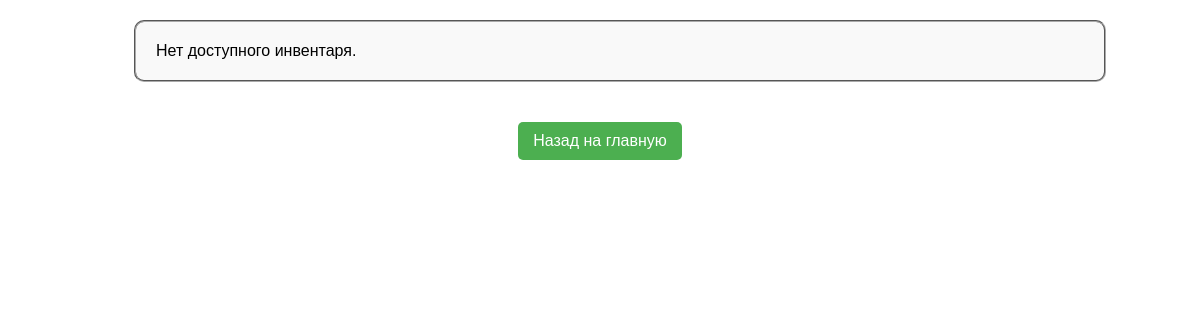
/inventory/owned_inventory/ (signed in), run on an earlier commit of the app's database.
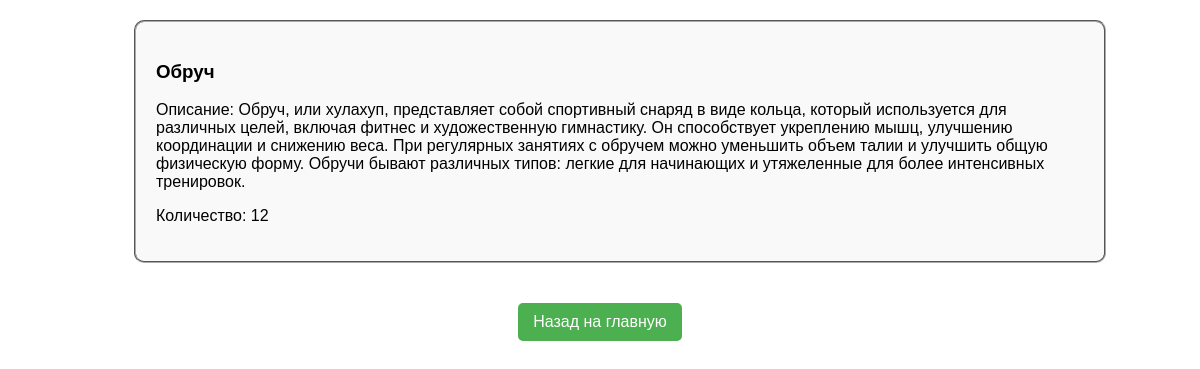
And on a later commit of the database.
### invpage/models.py (models this page shows, shortened)
class Ownership(models.Model):
    user = models.ForeignKey(settings.AUTH_USER_MODEL, on_delete=models.CASCADE, related_name='owned_items', verbose_name=_("Пользователь"))
    item = models.ForeignKey(InventoryItem, on_delete=models.CASCADE, related_name='owners', verbose_name=_("Инвентарь"))
    quantity = models.PositiveIntegerField(default=1, verbose_name=_("Количество"))

class InventoryItem(models.Model):
    name = models.CharField(max_length=255, verbose_name=_("Название"))
    description = models.TextField(verbose_name=_("Описание"))
    status = models.CharField(max_length=50, default='Исправен', verbose_name=_("Статус"))
    item_id = models.AutoField(primary_key=True)
    quantity = models.PositiveIntegerField(default=0, verbose_name=_("Количество"))
    class Meta:
        verbose_name = _("предмет инвентаря")
        verbose_name_plural = _("Предметы инвентаря")

### invpage/views.py (the view)
# urls.py: path('owned_inventory/', owned_inv, name='owned_inv')
@login_required
def owned_inv(request):
    user = request.user
    owned_items = Ownership.objects.filter(user=user).select_related('item')
    return render(request, 'inventory_owned.html', {'owned_items': owned_items})

### invpage/templates/inventory_owned.html (shortened to what this page needs)
{% load static %}
<!DOCTYPE html>
<html lang="en">
<head>
    <link rel="stylesheet" href="{% static 'invpage/css/own_inv.css' %}">
</head>
<body>
<ul class="inventory-list good" id="inventory-list-good">
    {% for el in owned_items %}
        <li>
            <div class="inventory-card">
                <h3>{{ el.item.name }}</h3>
                <p>Описание: {{ el.item.description }}</p>
                <p>Количество: {{ el.quantity }}</p>
            </div>
        </li>
    {% empty %}
        <li>Нет доступного инвентаря.</li>
    {% endfor %}
</ul>
<div class="button-container">
    <a href="{% url 'index' %}">Назад на главную</a>
</div>
</body>
</html>

What changed in the data, as far as the page shows it:
added Ownership: item.name "Обруч", item.description "Обруч, или хулахуп, представляет собой спортивный снаряд в виде кольца, который используется для различных целей, включая фитнес и художественную гимнастику. Он способствует укреплению мышц, улучшению координации и снижению веса. При регулярных занятиях с обручем можно уменьшить объем талии и улучшить общую физическую форму. Обручи бывают различных типов: легкие для начинающих и утяжеленные для более интенсивных тренировок.", quantity "12"
Also different on the page:
text no longer shown: "Нет доступного инвентаря."
